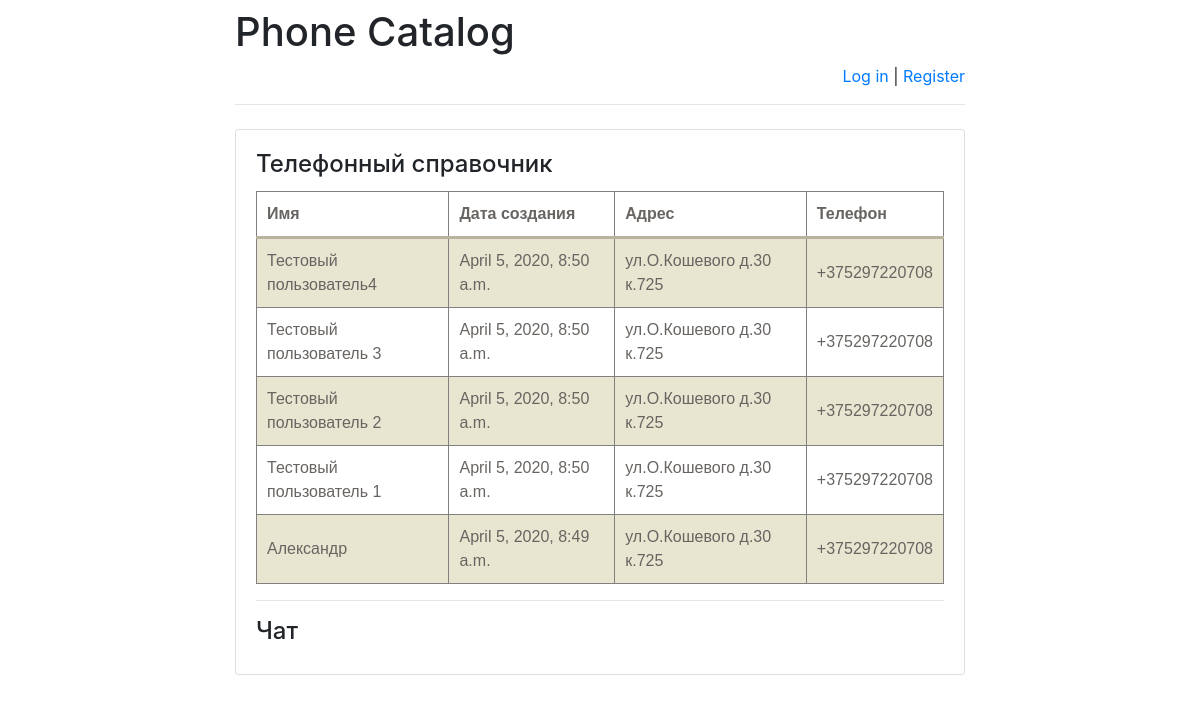
The app's page /PhoneCatalog/, older data.
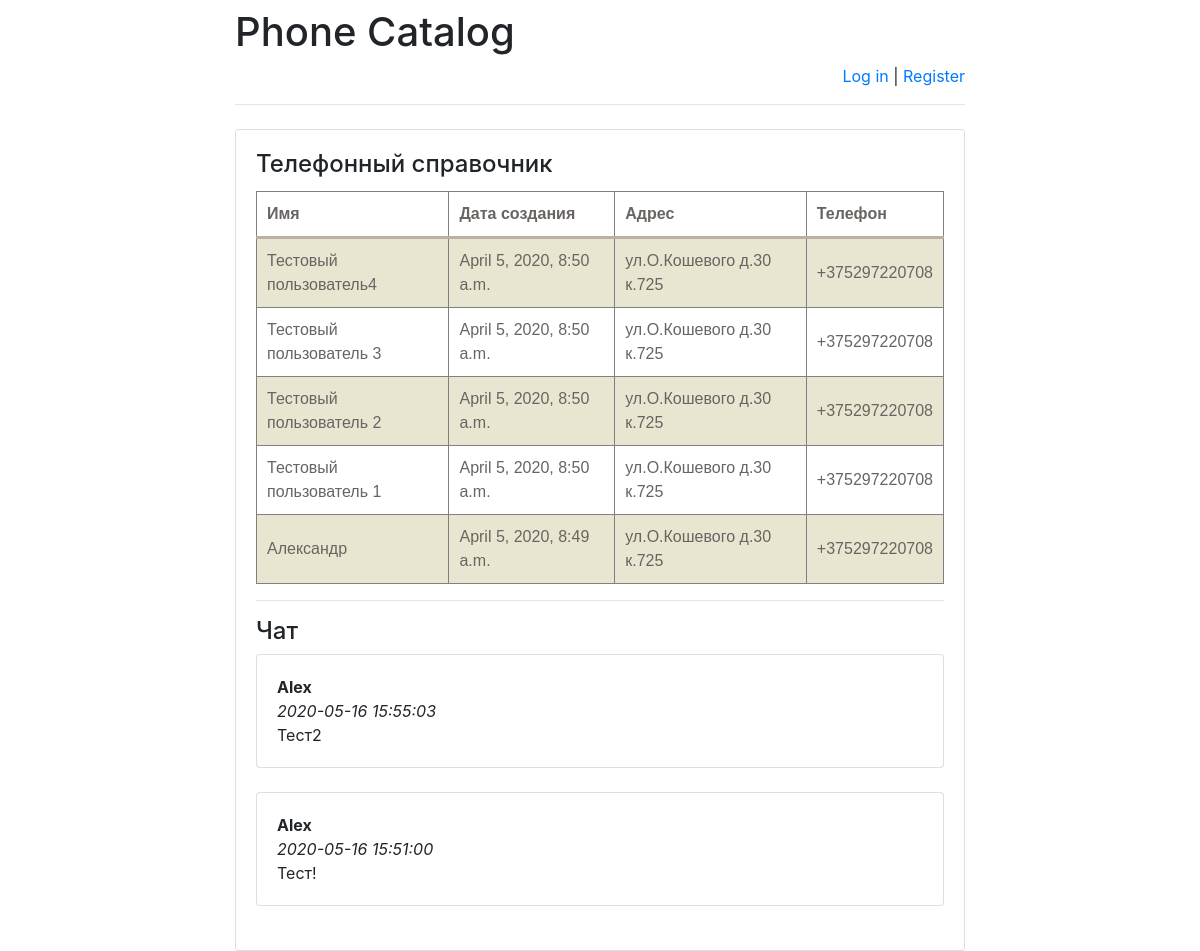
The same page, newer data.
### PhoneCatalog/models.py (models this page shows)
class PhoneCatalog(models.Model):
    Name = models.CharField(max_length=255)
    RegDate = models.DateTimeField('date published')
    Address = models.CharField(max_length=255)
    Phone = models.CharField(max_length=30)

class Message(models.Model):
    author = models.ForeignKey(
        User, verbose_name='Пользователь', on_delete=models.CASCADE)
    message = models.TextField('Сообщение')
    pub_date = models.DateTimeField(
        'Дата сообщения', default=timezone.now)

### PhoneCatalog/views.py (the view)
def index(request):
    message = None
    if "message" in request.GET:
        message = request.GET["message"]
    return render(
        request,
        "index.html",
        {
            "latest_phoneCatalog":
                PhoneCatalog.objects.order_by('-RegDate')[:5],
            "message": message,
            "latest_messages":
                Message.objects.order_by('-pub_date')[:5]
        }
    )

### PhoneCatalog/templates/Index.html (shortened to what this page needs)
<!DOCTYPE html>
<html lang="en">
<head>
</head>
<body>
{% extends 'base.html' %}
{% block main %}
    <h4 class="card-title">Телефонный справочник</h4>
{% if latest_phoneCatalog %}
    <table border="1">
    <tr>
        <th>Имя</th>
        <th>Дата создания</th>
        <th>Адрес</th>
        <th>Телефон</th>
    </tr>
        {% for PhoneCatalog in latest_phoneCatalog %}
            <tr>
                <td>
                    {{ PhoneCatalog.Name }}
                </td>
            <td>
                    {{ PhoneCatalog.RegDate }}
                </td>
            <td>
                    {{ PhoneCatalog.Address }}
                </td>
            <td>
                    {{ PhoneCatalog.Phone }}
                </td>
            </tr>
        {% endfor %}
    </table>
{% else %}
    <p>Справочник пустой.</p>
{% endif %}
<hr>
<h4>Чат</h4>
<div id="history">
    {% for message in latest_messages %}
        <div class="card">
        <div class="card-body">
            <strong>
                {{ message.author.username }}
            </strong>
            <br/>
            <em>
                {{ message.pub_date|date:'Y-m-d H:i:s' }}
            </em>
            <br/>
            {{ message.message }}
        </div>
        </div>
        <br/>
    {% endfor %}
</div>
{% endblock %}

### PhoneCatalog/templates/base.html (shortened to what this page needs)
<!doctype html>
<html lang="en">
<head>
    <link rel="stylesheet"
href="https://stackpath.bootstrapcdn.com/bootstrap/4.1.3/css/bootstrap.min.css">
</head>
<body>
<div class="container">
    <div class="row justify-content-center">
        <div class="col-8">
            <h1 class="mt-2">Phone Catalog</h1>
            {% if user.is_authenticated %}
                <p class="text-right">
                    Hello, {{ user.username }}!
                    <a href="/PhoneCatalog/logout">Log out</a> |
                    <a href="/PhoneCatalog/password-change">Change password</a>
                    {% if user.is_staff %}
        |           <a href="/PhoneCatalog/admin">Admin panel</a>
                    {% endif %}
                    {% if user.email == '' %}
        |               <a href="/PhoneCatalog/subscribe">Subscribe</a>
                    {% else %}
        |               <a href="/PhoneCatalog/unsubscribe">Unsubscribe</a>
                    {% endif %}
                </p>
            {% else %}
                <p class="text-right">
                    <a href="/PhoneCatalog/login">Log in</a> |
                    <a href="/PhoneCatalog/register">Register</a>
                </p>
            {% endif %}
            <hr class="mt-0 mb-4">
            <div class="card">
                <div class="card-body">
                    {% block main %}
                    {% endblock %}
                </div>
            </div>
        </div>
    </div>
</div>
</body>
</html>

### PhoneCatalog/templates/Index.html (style rules this page uses)
table { font-family: "Lucida Sans Unicode", "Lucida Grande", Sans-Serif; border-collapse: collapse; color: #686461; }
th { border-bottom: 3px solid #B9B29F; padding: 10px; text-align: left; }
td { padding: 10px; }
tr:nth-child(odd) { background: white; }
tr:nth-child(even) { background: #E8E6D1; }

Row changes from the older to the newer data that the page shows:
added Message: author.username "Alex", pub_date "2020-05-16 15:55:03", message "Тест2"
added Message: author.username "Alex", pub_date "2020-05-16 15:51:00", message "Тест!"
